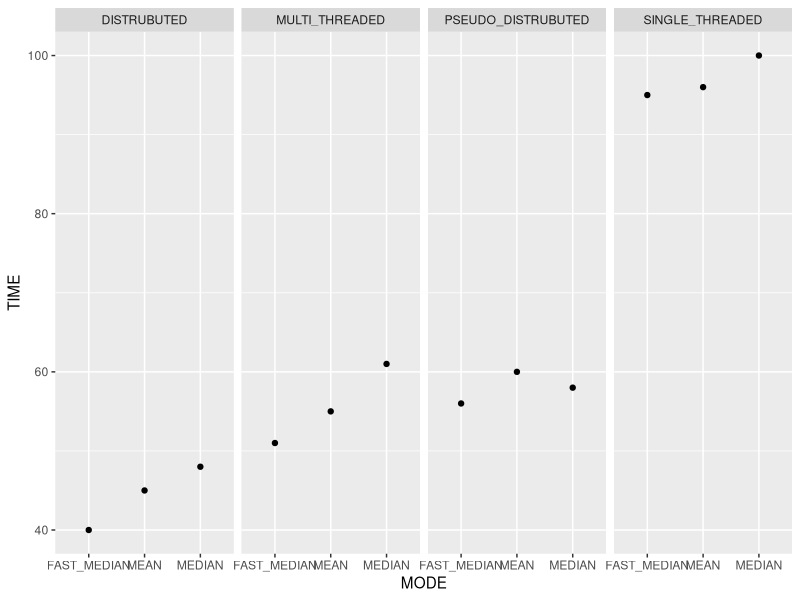

Reproduce this figure in R. (Note: this script raises an error after producing the figure.)
# Author: Adib Alwani

library(ggplot2)
library(rmarkdown)
library(knitr)

# Read benchmark file
df <- read.csv("benchmark.csv")

# Plot the Graph
p <- ggplot(df, aes(MODE, TIME)) + geom_point()
p + facet_grid(. ~ PLATFORM)

# Report
render("report.Rmd")
